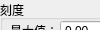
            <widget class="QWidget" name="page_rightAxis">
             <property name="geometry">
              <rect>
               <x>0</x>
               <y>0</y>
               <width>100</width>
               <height>30</height>
              </rect>
             </property>
             <attribute name="label">
              <string>右轴</string>
             </attribute>
             <widget class="QPushButton" name="pushButton_confirm_rightAxis">
              <property name="geometry">
               <rect>
                <x>230</x>
                <y>370</y>
                <width>75</width>
                <height>23</height>
               </rect>
              </property>
              <property name="text">
               <string>确认</string>
              </property>
             </widget>
             <widget class="QGroupBox" name="groupBox_rightAxis">
              <property name="geometry">
               <rect>
                <x>0</x>
                <y>0</y>
                <width>311</width>
                <height>61</height>
               </rect>
              </property>
              <property name="title">
               <string>刻度</string>
              </property>
              <widget class="QDoubleSpinBox" name="doubleSpinBox_rightAxis_max">
               <property name="geometry">
                <rect>
                 <x>60</x>
                 <y>20</y>
                 <width>62</width>
                 <height>22</height>
                </rect>
               </property>
              </widget>
              <widget class="QDoubleSpinBox" name="doubleSpinBox_rightAxis_min">
               <property name="geometry">
                <rect>
                 <x>240</x>
                 <y>20</y>
                 <width>62</width>
                 <height>22</height>
                </rect>
               </property>
              </widget>
              <widget class="QLabel" name="label_rightAxis_max">
               <property name="geometry">
                <rect>
                 <x>10</x>
                 <y>20</y>
                 <width>54</width>
                 <height>21</height>
                </rect>
               </property>
               <property name="text">
                <string>最大值：</string>
               </property>
              </widget>
              <widget class="QLabel" name="label_rightAxis_min">
               <property name="geometry">
                <rect>
                 <x>180</x>
                 <y>20</y>
                 <width>54</width>
                 <height>21</height>
                </rect>
               </property>
               <property name="text">
                <string>最小值：</string>
               </property>
              </widget>
             </widget>
             <widget class="QGroupBox" name="groupBox_rightAxis_title">
              <property name="geometry">
               <rect>
                <x>0</x>
                <y>70</y>
                <width>311</width>
                <height>221</height>
               </rect>
              </property>
              <property name="title">
               <string>标题</string>
              </property>
              <widget class="QGroupBox" name="groupBox_rightAxis_title_content">
               <property name="geometry">
                <rect>
                 <x>10</x>
                 <y>110</y>
                 <width>291</width>
                 <height>101</height>
                </rect>
               </property>
               <property name="title">
                <string>内容</string>
               </property>
               <widget class="QTextEdit" name="textEdit_rightAxis_min_title_content">
                <property name="geometry">
                 <rect>
                  <x>10</x>
                  <y>20</y>
                  <width>271</width>
                  <height>71</height>
                 </rect>
                </property>
               </widget>
              </widget>
              <widget class="QGroupBox" name="groupBox_rightAxis_min_title_font">
               <property name="geometry">
                <rect>
                 <x>10</x>
                 <y>20</y>
                 <width>291</width>
                 <height>81</height>
                </rect>
               </property>
               <property name="title">
                <string>字体</string>
               </property>
               <property name="alignment">
                <set>Qt::AlignLeading|Qt::AlignLeft|Qt::AlignVCenter</set>
               </property>
               <widget class="QFontComboBox" name="fontComboBox_rightAxis_title">
                <property name="geometry">
                 <rect>
                  <x>10</x>
                  <y>20</y>
                  <width>181</width>
                  <height>22</height>
                 </rect>
                </property>
               </widget>
               <widget class="QSpinBox" name="spinBox_rightAxistitle_font_size">
                <property name="geometry">
                 <rect>
                  <x>240</x>
                  <y>20</y>
                  <width>41</width>
                  <height>22</height>
                 </rect>
                </property>
                <property name="alignment">
                 <set>Qt::AlignCenter</set>
                </property>
               </widget>
               <widget class="QLabel" name="label_rightAxis_title_font_color">
                <property name="geometry">
                 <rect>
                  <x>10</x>
                  <y>50</y>
                  <width>41</width>
                  <height>21</height>
                 </rect>
                </property>
                <property name="text">
                 <string>颜色：</string>
                </property>
               </widget>
               <widget class="QLabel" name="label_rightAxis_title_font_color_show">
                <property name="geometry">
                 <rect>
                  <x>60</x>
                  <y>52</y>
                  <width>131</width>
                  <height>20</height>
                 </rect>
                </property>
                <property name="styleSheet">
                 <string notr="true">background-color: rgb(255, 255, 255);</string>
                </property>
                <property name="text">
                 <string>RGBA(255,255,255,255)</string>
                </property>
                <property name="alignment">
                 <set>Qt::AlignCenter</set>
                </property>
               </widget>
               <widget class="QPushButton" name="pushButton_rightAxis_font_color_select">
                <property name="geometry">
                 <rect>
                  <x>200</x>
                  <y>50</y>
                  <width>81</width>
                  <height>23</height>
                 </rect>
                </property>
                <property name="text">
                 <string>选择</string>
                </property>
               </widget>
               <widget class="QLabel" name="label_rightAxis_title_font_size">
                <property name="geometry">
                 <rect>
                  <x>200</x>
                  <y>20</y>
                  <width>41</width>
                  <height>21</height>
                 </rect>
                </property>
                <property name="text">
                 <string>大小：</string>
                </property>
               </widget>
              </widget>
             </widget>
            </widget>
